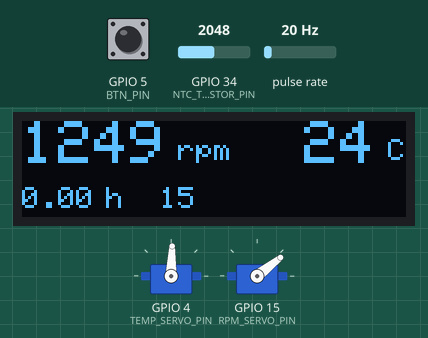
Recording of a program running on a simulated ESP32. On the bench: 2 × servo, 128×32 one-colour display. Wiring (inferred from the names in the program): pulse sensor: data GPIO 2. Inputs (shaded band) come from the test bench; at power-on: pulse rate 20 Hz, GPIO 34 (NTC_THERMISTOR_PIN) = 2048, GPIO 5 (BTN_PIN) HIGH. EEPROM starts erased.

Above: at 1.01 s.
1.3 s: pulse rate (sensor on GPIO 2) set to 150 Hz
At 1.56 s:
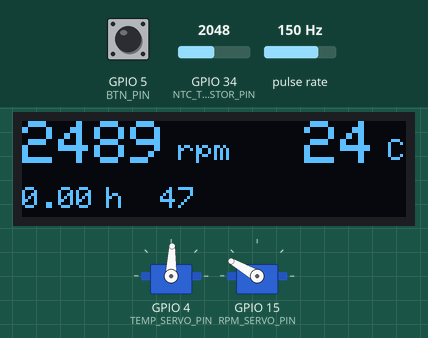
3.2 s: GPIO 34 (NTC_THERMISTOR_PIN) set to 3603
At 3.41 s:
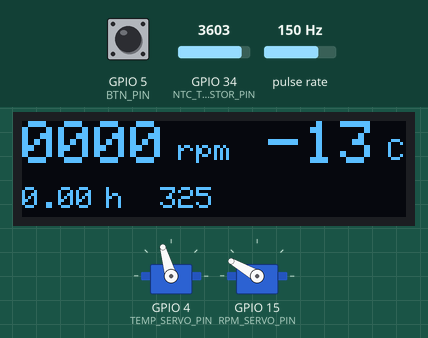
5.4 s: pulse rate (sensor on GPIO 2) set to 23 Hz
At 7.26 s:
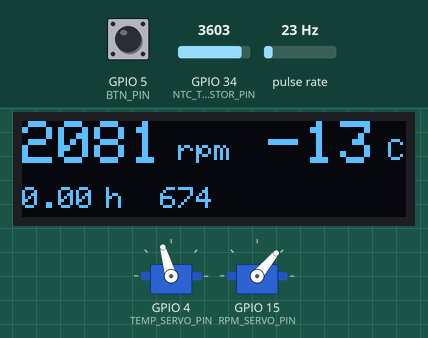
7.6 s: pulse rate (sensor on GPIO 2) set to 27 Hz
At 10.34 s:
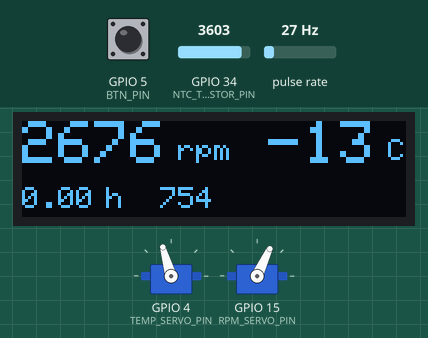
10.4 s: GPIO 34 (NTC_THERMISTOR_PIN) set to 2866
At 10.97 s:
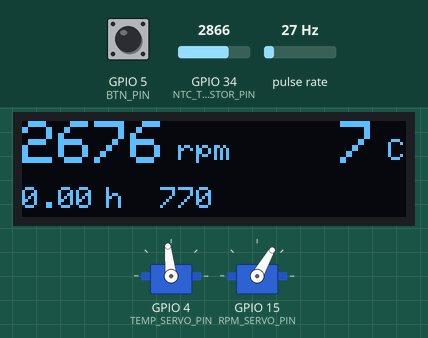
13.1 s: GPIO 34 (NTC_THERMISTOR_PIN) set to 491
At 13.89 s:
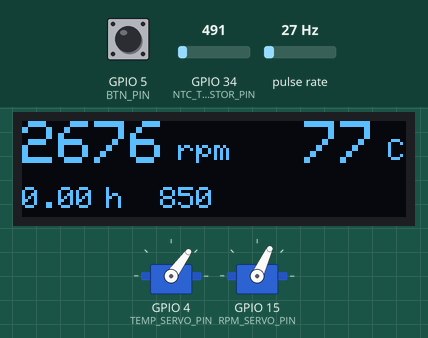
Timing chart, 0 to 16.2 s (numbered marks = the images above; inputs shaded):
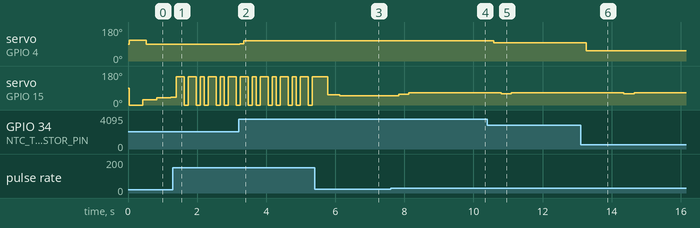

Measured:
- after the input at 1.3 s, servo on GPIO 15 (RPM_SERVO_PIN): 40° → 150° after 0.09 s, then repeats every 0.58 s: 0° 0.12 s, 150° 0.23 s, 0° 0.12 s, 150° 0.12 s
- after the input at 3.2 s, servo on GPIO 4 (TEMP_SERVO_PIN): 88° → 91° at once, → 106° 0.12 s later
- after the input at 10.4 s, servo on GPIO 4 (TEMP_SERVO_PIN): 106° → 96° after 0.19 s
- after the input at 13.1 s, servo on GPIO 4 (TEMP_SERVO_PIN): 96° → 54° after 0.16 s

The program:

main.cpp
```cpp
#include <Wire.h>
#include <string>

#include <Adafruit_GFX.h>
#include <Adafruit_SSD1306.h>

#include <Thermistor.h>
#include <NTC_Thermistor.h>
#include <AverageThermistor.h>
#include <Preferences.h>

#include "LimitedServo.cpp"

// Display config
#define SCREEN_WIDTH 128
#define SCREEN_HEIGHT 32
#define CHAR_BASE_SIZE 6

// Declaration for an SSD1306 display connected to I2C (SDA, SCL pins)
Adafruit_SSD1306 display(SCREEN_WIDTH, SCREEN_HEIGHT, &Wire, -1);

// NTC thermistor config
#define NTC_THERMISTOR_PIN 34
#define REFERENCE_RESISTANCE 10000
#define NOMINAL_RESISTANCE 10000
#define NOMINAL_TEMPERATURE 25
#define B_VALUE 3950
#define ESP32_ANALOG_RESOLUTION 4095
#define ESP32_ADC_VREF_MV 3300

Thermistor *thermistor;

// Temperature servo config
#define TEMP_SERVO_PIN 4

LimitedServo tempServo(TEMP_SERVO_PIN, 11, 110);

// Hall sensor config
#define HALL_PIN 2

// RPM measurement config
#define RPM_SAMPLE_SIZE 8
#define RPM_SERVO_PIN 15

LimitedServo rpmServo(RPM_SERVO_PIN, 0, 150);

volatile unsigned long rotationCount = 0;

// Persistent storage config
Preferences preferences;

volatile unsigned long totalRotations = 0;
volatile unsigned long motoMilliseconds = 0;

#define BTN_PIN 5

// Count a rotation via the hall sensor and save it to the persistent storage
void countRotation()
{
  rotationCount++;
  totalRotations++;
}

long temperature = 0;
unsigned long rpm = 0;

#define RPM_TEXT "rpm"

// Clear display and the print all values
void syncDisplay()
{
  display.clearDisplay();
  display.setCursor(0, 0);
  display.setTextColor(WHITE);

  // Print RPM so there is space for 4 digits
  auto rpmStr = std::to_string(rpm);
  display.setCursor((4 - rpmStr.length()) * CHAR_BASE_SIZE * 2, 0);
  display.setTextSize(2);
  display.print(rpm);

  // Print RPM lable
  display.setCursor(display.getCursorX() + 4, 6);
  display.setTextSize(1);
  display.print(RPM_TEXT);

  // Print temperature
  auto tpmText = std::to_string(temperature);
  display.setCursor((SCREEN_WIDTH - tpmText.length() * CHAR_BASE_SIZE * 2) - CHAR_BASE_SIZE - 4, 0);
  display.setTextSize(2);
  display.print(temperature);

  // Print temperature label
  auto x = display.getCursorX();
  display.setCursor(x + 4, 6);
  display.setTextSize(1);
  display.println("C");

  // Print moto miliseconds
  display.setTextSize(1);
  display.setCursor(0, 22);
  display.print(motoMilliseconds / 1000.0 / 60.0 / 60.0);

  display.setCursor(display.getCursorX() + 4, 22);
  display.setTextSize(1);
  display.print("h");

  // Print total rotations
  display.setCursor(display.getCursorX() + 2 * CHAR_BASE_SIZE, 22);
  display.setTextSize(1);
  display.println(totalRotations);

  // Flush display
  display.display();
}

unsigned long startMillis = 0;

void setup()
{
  Serial.begin(115200);

  // Set up the persistently saved values
  preferences.begin("motor-unit", false);

  // Reset total rotations if the button is pressed during start
  pinMode(BTN_PIN, INPUT_PULLUP);
  if (digitalRead(BTN_PIN) == LOW)
  {
    preferences.putULong("totalRotations", 0);
    preferences.putULong("motoMilliseconds", 0);
  }

  totalRotations = preferences.getULong("totalRotations", 0);
  motoMilliseconds = preferences.getULong("motoMilliseconds", 0);

  // Set up the display
  if (!display.begin(SSD1306_SWITCHCAPVCC, 0x3C))
  { // Address 0x3D for 128x64
    Serial.println(F("SSD1306 allocation failed"));
    for (;;)
      ;
  }

  syncDisplay();

  // Set up the thermistor
  Thermistor *origin = new NTC_Thermistor_ESP32(
      NTC_THERMISTOR_PIN,
      REFERENCE_RESISTANCE,
      NOMINAL_RESISTANCE,
      NOMINAL_TEMPERATURE,
      B_VALUE,
      ESP32_ADC_VREF_MV,
      ESP32_ANALOG_RESOLUTION);

  // Make the thermistor measurements more stable by calculating average
  thermistor = new AverageThermistor(
      origin,
      10,
      10);

  // Set initial servo positions
  tempServo.setPosition(110);
  rpmServo.setPosition(0);

  // Set up the hall sensor and hook in to the interrupt
  pinMode(HALL_PIN, INPUT);
  attachInterrupt(digitalPinToInterrupt(HALL_PIN), countRotation, FALLING);

  startMillis = millis();
}

// Map temperature to servo angle
int mapTemperatureToAngle(long temperature)
{
  if ((temperature > 90))
  {
    return map(temperature, 90, 120, 38, 11);
  }
  else if (temperature < 0)
  {
    return map(temperature, -20, 0, 110, 98);
  }
  else if (temperature < 60)
  {
    return map(temperature, 0, 60, 98, 73);
  }
  else
  {
    return map(temperature, 60, 90, 73, 38);
  }
}

// Map RPM to servo angle
int mapRpmToAngle(long rpm)
{
  return map(rpm, 100, 6000, 0, 150);
}

void loop()
{
  auto start = micros();

  // Measure RPM — if it takes too long, skip the rest of the measurements
  while (rotationCount < RPM_SAMPLE_SIZE)
  {
    syncDisplay();

    // Leave the measurement if it takes more than 2 seconds
    if (micros() - start > 2000000)
    {
      break;
    }
  }

  // Calculate RPM
  auto seconds = (micros() - start) / 1000000.0;
  rpm = rotationCount / seconds * 60.0;
  rotationCount = 0;

  // Calculate moto milliseconds since the last measurement and add it to the total if the RPM is more than 100
  auto currentMillis = start / 1000;
  auto deltaMillis = currentMillis - startMillis;
  startMillis = currentMillis;

  if (deltaMillis > 0 && rpm > 100)
  {
    motoMilliseconds += deltaMillis;
    preferences.putULong("motoMilliseconds", motoMilliseconds);
  }

  // Set RPM servo position
  rpmServo.setPosition(mapRpmToAngle(rpm));

  // Get temperature
  temperature = thermistor->readCelsius();

  // Set temperature servo position
  tempServo.setPosition(mapTemperatureToAngle(temperature));

  syncDisplay();

  preferences.putULong("totalRotations", totalRotations);
}
```

LimitedServo.cpp
```cpp
#include <ESP32Servo.h>

// A servo with a limited range.
// It checks the range so we cannot accidentally set the servo to a position that will break it.
class LimitedServo
{
public:
  // Initialize the servo with the given pin and limits.
  LimitedServo(int pin, int min, int max)
  {
    this->min = min;
    this->max = max;
    this->servo.attach(pin);
  }

  // Set the servo position and make sure it is within the limits.
  void setPosition(int position)
  {
    if (position < min)
    {
      position = min;
    }
    if (position > max)
    {
      position = max;
    }

    this->position = position;

    this->servo.write(position);
  }

  // Get the current servo position.
  int position;

private:
  Servo servo;
  int min;
  int max;
};
```
